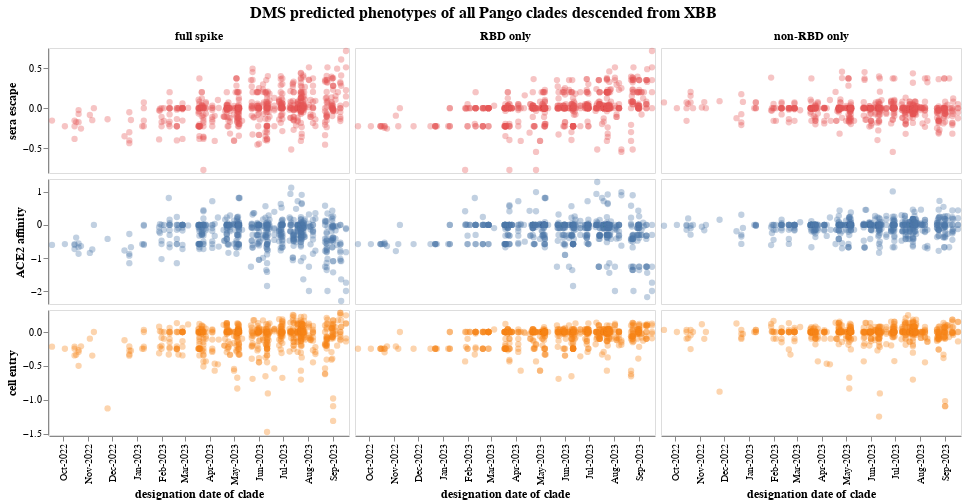

The code cell stored with this chart in its notebook:
### Markdown cell above
## Plot phenotypes of Pango clades
Plot phenotypes of Pango clades versus their designation dates:

### Code cell
region_cols = {
    "phenotype": "full spike",
    "phenotype_RBD_only": "RBD only",
    "phenotype_nonRBD_only": "non-RBD only",
}

pango_chart_df = (
    pango_dms_df
    .melt(
        id_vars=[c for c in pango_dms_df if c not in region_cols],
        value_vars=region_cols,
        var_name="spike_region",
        value_name="phenotype value",
    )
    .assign(
        spike_region=lambda x: x["spike_region"].map(region_cols),
        n_mutations=lambda x: x[f"muts_from_{starting_clade}"].map(
            lambda s: len([m for m in s.split(";") if m])
        )
    )
    .rename(columns={f"muts_from_{dms_clade}_missing_data": "muts_missing_data"})
)

# columns cannot have "." in them for Altair
col_renames = {c: c.replace(".", "_") for c in pango_chart_df.columns if "." in c}
col_renames_rev = {v: k for (k, v) in col_renames.items()}
pango_chart_df = pango_chart_df.drop(columns="n_mutations").rename(columns=col_renames)

clade_selection = alt.selection_point(fields=["clade"], on="mouseover", empty=False)

base_pango_chart = (
    alt.Chart(pango_chart_df)
    .encode(
        tooltip=[
            alt.Tooltip(c, title=col_renames_rev[c] if c in col_renames_rev else c)
            for c in pango_chart_df.columns
        ],
        opacity=alt.condition(clade_selection, alt.value(1), alt.value(0.35)),
        size=alt.condition(clade_selection, alt.value(60), alt.value(40)),
        strokeWidth=alt.condition(clade_selection, alt.value(2), alt.value(0)),
        color=alt.Color("DMS_phenotype", legend=None),
    )
    .mark_circle(stroke="black")
    .properties(width=300, height=125)
)

phenotype_pango_charts = []
for phenotype in phenotypes:
    first_row = (phenotype == phenotypes[0])
    last_row = (phenotype == phenotypes[-1])
    phenotype_pango_charts.append(
        base_pango_chart
        .transform_filter(alt.datum["DMS_phenotype"] == phenotype)
        .encode(
            x=alt.X(
                "date",
                title="designation date of clade" if last_row else None,
                axis=(
                    alt.Axis(titleFontSize=12, labelOverlap=True, format="%b-%Y", labelAngle=-90)
                    if last_row
                    else None
                ),
                scale=alt.Scale(nice=False, padding=3),
            ),
            y=alt.Y(
                "phenotype value",
                title=phenotype,
                axis=alt.Axis(titleFontSize=12),
                scale=alt.Scale(nice=False, padding=3),
            ),
            column=alt.Column(
                "spike_region",
                sort=list(region_cols),
                title=None,
                header=(
                    alt.Header(labelFontSize=12, labelFontStyle="bold", labelPadding=4)
                    if first_row
                    else None
                ),
                spacing=4,
            ),
        )
    )

pango_chart = (
    alt.vconcat(*phenotype_pango_charts, spacing=4)
    .configure_axis(grid=False)
    .add_params(clade_selection)
    .properties(        
        title=alt.TitleParams(
            f"DMS predicted phenotypes of all Pango clades descended from {starting_clade}",
            anchor="middle",
            fontSize=16,
            dy=-5,
        ),
    )
)

print(f"Saving chart to {pango_by_date_html}")
pango_chart.save(pango_by_date_html)

pango_chart

### Figure 1 — Vega-Lite specification as saved in the notebook (floating-point values rounded to 4 significant figures; data arrays with more than 128 entries replaced by an {"elided": "..."} marker saying what was removed)
{"config": {"view": {"continuousWidth": 300, "continuousHeight": 300}, "axis": {"grid": false}}, "vconcat": [{"mark": {"type": "circle", "stroke": "black"}, "encoding": {"color": {"field": "DMS_phenotype", "legend": null, "type": "nominal"}, "column": {"field": "spike_region", "header": {"labelFontSize": 12, "labelFontStyle": "bold", "labelPadding": 4}, "sort": ["phenotype", "phenotype_RBD_only", "phenotype_nonRBD_only"], "spacing": 4, "title": null, "type": "nominal"}, "opacity": {"condition": {"param": "param_1", "value": 1, "empty": false}, "value": 0.35}, "size": {"condition": {"param": "param_1", "value": 60, "empty": false}, "value": 40}, "strokeWidth": {"condition": {"param": "param_1", "value": 2, "empty": false}, "value": 0}, "tooltip": [{"field": "clade", "title": "clade", "type": "nominal"}, {"field": "date", "title": "date", "type": "temporal"}, {"field": "n_child_clades", "title": "n_child_clades", "type": "quantitative"}, {"field": "muts_from_XBB", "title": "muts_from_XBB", "type": "nominal"}, {"field": "muts_from_XBB_1_5", "title": "muts_from_XBB.1.5", "type": "nominal"}, {"field": "muts_missing_data", "title": "muts_missing_data", "type": "nominal"}, {"field": "DMS_phenotype", "title": "DMS_phenotype", "type": "nominal"}, {"field": "spike_region", "title": "spike_region", "type": "nominal"}, {"field": "phenotype value", "title": "phenotype value", "type": "quantitative"}], "x": {"axis": null, "field": "date", "scale": {"nice": false, "padding": 3}, "title": null, "type": "temporal"}, "y": {"axis": {"titleFontSize": 12}, "field": "phenotype value", "scale": {"nice": false, "padding": 3}, "title": "sera escape", "type": "quantitative"}}, "height": 125, "name": "view_1", "transform": [{"filter": "(datum['DMS_phenotype'] === 'sera escape')"}], "width": 300}, {"mark": {"type": "circle", "stroke": "black"}, "encoding": {"color": {"field": "DMS_phenotype", "legend": null, "type": "nominal"}, "column": {"field": "spike_region", "header": null, "sort": ["phenotype", "phenotype_RBD_only", "phenotype_nonRBD_only"], "spacing": 4, "title": null, "type": "nominal"}, "opacity": {"condition": {"param": "param_1", "value": 1, "empty": false}, "value": 0.35}, "size": {"condition": {"param": "param_1", "value": 60, "empty": false}, "value": 40}, "strokeWidth": {"condition": {"param": "param_1", "value": 2, "empty": false}, "value": 0}, "tooltip": [{"field": "clade", "title": "clade", "type": "nominal"}, {"field": "date", "title": "date", "type": "temporal"}, {"field": "n_child_clades", "title": "n_child_clades", "type": "quantitative"}, {"field": "muts_from_XBB", "title": "muts_from_XBB", "type": "nominal"}, {"field": "muts_from_XBB_1_5", "title": "muts_from_XBB.1.5", "type": "nominal"}, {"field": "muts_missing_data", "title": "muts_missing_data", "type": "nominal"}, {"field": "DMS_phenotype", "title": "DMS_phenotype", "type": "nominal"}, {"field": "spike_region", "title": "spike_region", "type": "nominal"}, {"field": "phenotype value", "title": "phenotype value", "type": "quantitative"}], "x": {"axis": null, "field": "date", "scale": {"nice": false, "padding": 3}, "title": null, "type": "temporal"}, "y": {"axis": {"titleFontSize": 12}, "field": "phenotype value", "scale": {"nice": false, "padding": 3}, "title": "ACE2 affinity", "type": "quantitative"}}, "height": 125, "name": "view_2", "transform": [{"filter": "(datum['DMS_phenotype'] === 'ACE2 affinity')"}], "width": 300}, {"mark": {"type": "circle", "stroke": "black"}, "encoding": {"color": {"field": "DMS_phenotype", "legend": null, "type": "nominal"}, "column": {"field": "spike_region", "header": null, "sort": ["phenotype", "phenotype_RBD_only", "phenotype_nonRBD_only"], "spacing": 4, "title": null, "type": "nominal"}, "opacity": {"condition": {"param": "param_1", "value": 1, "empty": false}, "value": 0.35}, "size": {"condition": {"param": "param_1", "value": 60, "empty": false}, "value": 40}, "strokeWidth": {"condition": {"param": "param_1", "value": 2, "empty": false}, "value": 0}, "tooltip": [{"field": "clade", "title": "clade", "type": "nominal"}, {"field": "date", "title": "date", "type": "temporal"}, {"field": "n_child_clades", "title": "n_child_clades", "type": "quantitative"}, {"field": "muts_from_XBB", "title": "muts_from_XBB", "type": "nominal"}, {"field": "muts_from_XBB_1_5", "title": "muts_from_XBB.1.5", "type": "nominal"}, {"field": "muts_missing_data", "title": "muts_missing_data", "type": "nominal"}, {"field": "DMS_phenotype", "title": "DMS_phenotype", "type": "nominal"}, {"field": "spike_region", "title": "spike_region", "type": "nominal"}, {"field": "phenotype value", "title": "phenotype value", "type": "quantitative"}], "x": {"axis": {"format": "%b-%Y", "labelAngle": -90, "labelOverlap": true, "titleFontSize": 12}, "field": "date", "scale": {"nice": false, "padding": 3}, "title": "designation date of clade", "type": "temporal"}, "y": {"axis": {"titleFontSize": 12}, "field": "phenotype value", "scale": {"nice": false, "padding": 3}, "title": "cell entry", "type": "quantitative"}}, "height": 125, "name": "view_3", "transform": [{"filter": "(datum['DMS_phenotype'] === 'cell entry')"}], "width": 300}], "data": {"name": "data-70a50eb208d822e0bbe0e2ccc58e150a"}, "params": [{"name": "param_1", "select": {"type": "point", "fields": ["clade"], "on": "mouseover"}, "views": ["view_1", "view_2", "view_3"]}], "spacing": 4, "title": {"text": "DMS predicted phenotypes of all Pango clades descended from XBB", "anchor": "middle", "dy": -5, "fontSize": 16}, "$schema": "https://vega.github.io/schema/vega-lite/v5.8.0.json", "datasets": {"data-70a50eb208d822e0bbe0e2ccc58e150a": {"elided": "5616 records"}}}
